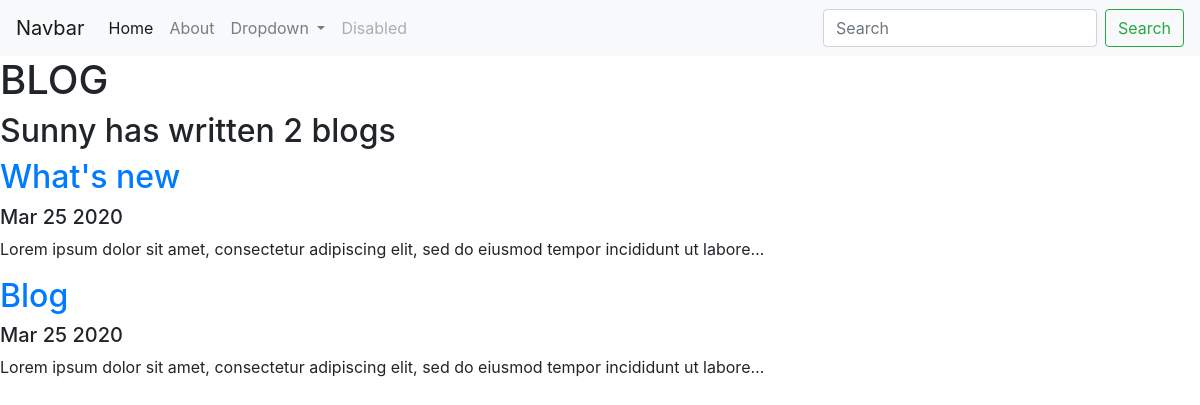
Screenshot of /blog/ with the database file from the repository.
### blog/models.py (models this page shows, shortened)
class Blog(models.Model):
    title = models.CharField(max_length=200)
    description = models.CharField(max_length=1000000000)
    date= models.DateField()

### blog/views.py (the view)
# urls.py: path('', views.all_blogs, name='all_blogs'),
def all_blogs(request):
    blogs=Blog.objects.order_by('-date')
    return render(request, 'blog/all_blogs.html' , {'blogs':blogs})

### blog/templates/blog/all_blogs.html
{% extends 'portfolio/base.html' %}
{% block content %}
<h1>BLOG</h1>
<h2>Sunny has written {{ blogs.count}} blog{{blogs.count|pluralize}}</h2>
{% for blog in blogs %}
<a href = "{% url 'blog:detail' blog.id %}"><h2>{{blog.title}}</h2></a>
<h5>{{blog.date|date:'M d Y'}}</h5>
<p>{{blog.description|safe|truncatechars:100}}</p>
{% endfor %}
{% endblock %}

### portfolio/templates/portfolio/base.html (shortened to what this page needs)
{% load static %}
<!doctype html>
<html lang="en">
  <head>
    <link rel="stylesheet" href="https://stackpath.bootstrapcdn.com/bootstrap/4.4.1/css/bootstrap.min.css">
  </head>
  <body>
    <nav class="navbar navbar-expand-lg navbar-light bg-light">
        <a class="navbar-brand" href="#">Navbar</a>
        <div class="collapse navbar-collapse" id="navbarSupportedContent">
          <ul class="navbar-nav mr-auto">
            <li class="nav-item active">
              <a class="nav-link" href="#">Home <span class="sr-only">(current)</span></a>
            </li>
            <li class="nav-item">
              <a class="nav-link" href="#">About</a>
            </li>
            <li class="nav-item dropdown">
              <a class="nav-link dropdown-toggle" href="#" id="navbarDropdown" role="button" data-toggle="dropdown" aria-haspopup="true" aria-expanded="false">
                Dropdown
              </a>
            </li>
            <li class="nav-item">
              <a class="nav-link disabled" href="#" tabindex="-1" aria-disabled="true">Disabled</a>
            </li>
          </ul>
          <form class="form-inline my-2 my-lg-0">
            <input class="form-control mr-sm-2" type="search" placeholder="Search" aria-label="Search">
            <button class="btn btn-outline-success my-2 my-sm-0" type="submit">Search</button>
          </form>
        </div>
      </nav>
      {% block content %}{% endblock %}
  </body>
</html>

### rows the page displays
Blog: title "What's new", date "Mar 25 2020", description "Lorem ipsum dolor sit amet, consectetur adipiscing elit, sed do eiusmod tempor incididunt ut labore…"
Blog: title "Blog", date "Mar 25 2020", description "Lorem ipsum dolor sit amet, consectetur adipiscing elit, sed do eiusmod tempor incididunt ut labore…"

### other values shown
{{ blogs.count }} "2"
